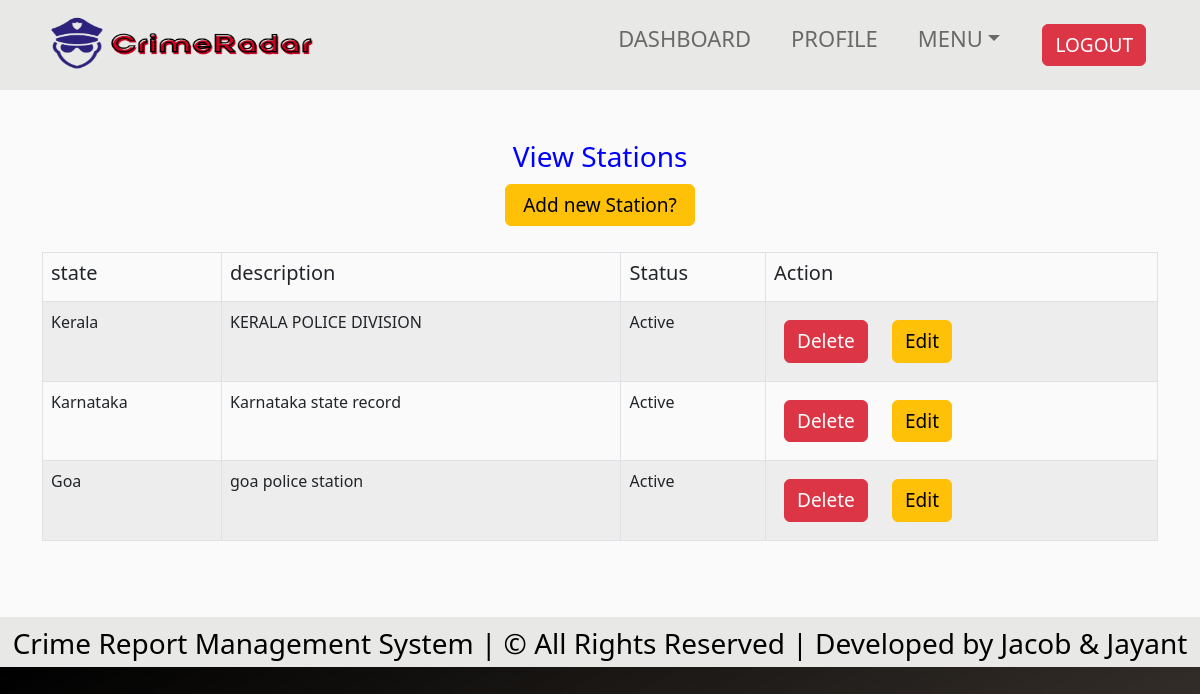
Page /viewstation.php (signed in) on the committed database.
### tables this page shows
CREATE TABLE `station` (
  `station_id` int(11) NOT NULL,
  `state` varchar(50) NOT NULL,
  `description` text NOT NULL,
  `status` varchar(10) NOT NULL
);

### viewstation.php (the view, shortened to what this page needs)
<?php
include("connect.php");
?>
<!doctype html>
<html lang="en">
  <head>
    <link href="https://cdn.jsdelivr.net/npm/bootstrap@5.2.3/dist/css/bootstrap.min.css" rel="stylesheet">
    <link rel="stylesheet" href="style.css">
</head>
  <body>
  <header>
  <nav class="navbar navbar-expand-lg ">
            <div class="container-fluid">
                <a class="navbar-brand" href="#">
                    <img class="x" src="logo.png" alt="Bootstrap" width="300" height="75">
                </a>
                <div class="collapse navbar-collapse justify-content-end" id="navbarTogglerDemo02">
                    <ul class="navbar-nav ms-auto" >
                            <li class="nav-item"><a class="nav-link" href="admindashboard.php">DASHBOARD</a></li>
                            <li class="nav-item"><a class="nav-link" href="copprofile.php">PROFILE</a></li>
                            <li class="nav-item dropdown">
          <a class="nav-link dropdown-toggle" href="#" role="button" data-bs-toggle="dropdown" aria-expanded="false">MENU</a>
        </li>
                            <li class="nav-item"><a class="btn btn-danger" href="logout.php">LOGOUT</a></li>
                    </ul>
                </div>
            </div>
        </nav>
    </header>
<section class="pad50" style="background-color: rgba(250, 250, 250, 1);">
            <div class="container">
                <div class="row">
                    <div class="col-md-12">
                        <div class="text-section">
<h3 class="underline"><span>View Stations<br><a href='addstation.php' class='btn btn-warning' style='width: 190px;'>Add new Station?</a></span></h3>
<p class="mb30">
<table id="datatable"  class="table table-striped table-bordered">
	<thead>
		<tr>
			<th><h5>state</h5></th>
	    	<th><h5>description</h5></th>
			<th><h5>Status</h5></th>
			<th><h5>Action</h5></th>
		</tr>
	</thead>
	<tbody>
		<?php
		$sql = "SELECT * FROM station";
		$qsql = mysqli_query($con,$sql);
		while($rs = mysqli_fetch_array($qsql))
		{
			echo "<tr>
						<td>$rs[state]</td>
						<td>$rs[description]</td>
						<td>$rs[status]</td>
						<td>
            <a href='viewstation.php?delid=$rs[0]'onclick='return confirmdel()' class='btn btn-danger'>Delete</a>
			<a href='addstation.php?editid=$rs[0]' class='btn btn-warning'>Edit</a>
			</td>
			</tr>";
		}
	?>
	</tbody>
</table>
</p>
                        </div>
                    </div>
                </div>
            </div>
        </section>
        <footer>
            <h3 class="footer_text">Crime Report Management System | © All Rights Reserved | Developed by Jacob & Jayant </h3>
        </footer>
    </body>
</html>

### style.css (style rules this page uses)
* { box-sizing: border-box; padding: 0; margin: 0; }
nav { background-color:#e8e8e7; height: 90px; top:0; width: 100%; color: black; }
.x { margin-left: 22px; }
.navbar-nav { float: right; margin-right: 20px; color: black; font-size: 22px; }
.navbar-nav li { display: inline-block; margin: 0 12px; }
body { background-image: linear-gradient(to bottom right, rgb(0, 0, 0), rgba(44, 29, 17, 0.747)); height:100%; width: 100%; color: white; padding: 0; }
.container { padding-top:50px; padding-bottom: 60px; margin:auto auto; }
.btn { margin:10px; font-size:19px; }
footer { background-color:#e8e8e7 ; height: 50px; width: 100%; }
.footer_text { text-align: center; color:black; top: 20%; position: relative; }
.underline { color: blue; text-align:center; }

### rows in the picture
station: state "Kerala", description "KERALA POLICE DIVISION", status "Active"
station: state "Karnataka", description "Karnataka state record", status "Active"
station: state "Goa", description "goa police station", status "Active"
